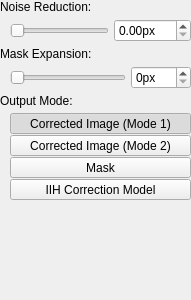
<?xml version="1.0" encoding="UTF-8"?>
<ui version="4.0">
 <class>FilterWidget</class>
 <widget class="QWidget" name="FilterWidget">
  <property name="geometry">
   <rect>
    <x>0</x>
    <y>0</y>
    <width>191</width>
    <height>300</height>
   </rect>
  </property>
  <property name="windowTitle">
   <string>Form</string>
  </property>
  <layout class="QVBoxLayout" name="verticalLayout" stretch="0,1">
   <property name="spacing">
    <number>0</number>
   </property>
   <property name="leftMargin">
    <number>0</number>
   </property>
   <property name="topMargin">
    <number>0</number>
   </property>
   <property name="rightMargin">
    <number>0</number>
   </property>
   <property name="bottomMargin">
    <number>0</number>
   </property>
   <item>
    <layout class="QVBoxLayout" name="verticalLayout_6">
     <property name="spacing">
      <number>5</number>
     </property>
     <item>
      <widget class="QLabel" name="label_2">
       <property name="text">
        <string>Noise Reduction:</string>
       </property>
      </widget>
     </item>
     <item>
      <layout class="QHBoxLayout" name="horizontalLayout_3">
       <property name="spacing">
        <number>5</number>
       </property>
       <property name="leftMargin">
        <number>10</number>
       </property>
       <item>
        <widget class="QSlider" name="mSliderNoiseReduction">
         <property name="maximum">
          <number>10000</number>
         </property>
         <property name="orientation">
          <enum>Qt::Horizontal</enum>
         </property>
        </widget>
       </item>
       <item>
        <widget class="QDoubleSpinBox" name="mSpinNoiseReduction">
         <property name="suffix">
          <string>px</string>
         </property>
         <property name="maximum">
          <double>100.000000000000000</double>
         </property>
        </widget>
       </item>
      </layout>
     </item>
     <item>
      <widget class="QLabel" name="label_4">
       <property name="text">
        <string>Mask Expansion:</string>
       </property>
      </widget>
     </item>
     <item>
      <layout class="QHBoxLayout" name="horizontalLayout_4">
       <property name="spacing">
        <number>5</number>
       </property>
       <property name="leftMargin">
        <number>10</number>
       </property>
       <item>
        <widget class="QSlider" name="mSliderMaskExpansion">
         <property name="maximum">
          <number>100</number>
         </property>
         <property name="orientation">
          <enum>Qt::Horizontal</enum>
         </property>
        </widget>
       </item>
       <item>
        <widget class="QSpinBox" name="mSpinMaskExpansion">
         <property name="suffix">
          <string>px</string>
         </property>
         <property name="maximum">
          <number>100</number>
         </property>
        </widget>
       </item>
      </layout>
     </item>
     <item>
      <widget class="QLabel" name="label_3">
       <property name="text">
        <string>Output Mode:</string>
       </property>
      </widget>
     </item>
     <item>
      <layout class="QVBoxLayout" name="verticalLayout_2">
       <property name="spacing">
        <number>1</number>
       </property>
       <property name="leftMargin">
        <number>10</number>
       </property>
       <item>
        <widget class="QToolButton" name="mButtonOutputModeCorrectedImageMode1">
         <property name="sizePolicy">
          <sizepolicy hsizetype="Preferred" vsizetype="Preferred">
           <horstretch>0</horstretch>
           <verstretch>0</verstretch>
          </sizepolicy>
         </property>
         <property name="text">
          <string>Corrected Image (Mode 1)</string>
         </property>
         <property name="checkable">
          <bool>true</bool>
         </property>
         <property name="checked">
          <bool>true</bool>
         </property>
         <property name="autoExclusive">
          <bool>true</bool>
         </property>
         <property name="class" stdset="0">
          <string>cFlatOptionButton</string>
         </property>
         <attribute name="buttonGroup">
          <string notr="true">buttonGroup</string>
         </attribute>
        </widget>
       </item>
       <item>
        <widget class="QToolButton" name="mButtonOutputModeCorrectedImageMode2">
         <property name="sizePolicy">
          <sizepolicy hsizetype="Preferred" vsizetype="Preferred">
           <horstretch>0</horstretch>
           <verstretch>0</verstretch>
          </sizepolicy>
         </property>
         <property name="text">
          <string>Corrected Image (Mode 2)</string>
         </property>
         <property name="checkable">
          <bool>true</bool>
         </property>
         <property name="checked">
          <bool>false</bool>
         </property>
         <property name="autoExclusive">
          <bool>true</bool>
         </property>
         <property name="class" stdset="0">
          <string>cFlatOptionButton</string>
         </property>
         <attribute name="buttonGroup">
          <string notr="true">buttonGroup</string>
         </attribute>
        </widget>
       </item>
       <item>
        <widget class="QToolButton" name="mButtonOutputModeMask">
         <property name="sizePolicy">
          <sizepolicy hsizetype="Preferred" vsizetype="Preferred">
           <horstretch>0</horstretch>
           <verstretch>0</verstretch>
          </sizepolicy>
         </property>
         <property name="text">
          <string>Mask</string>
         </property>
         <property name="checkable">
          <bool>true</bool>
         </property>
         <property name="autoExclusive">
          <bool>true</bool>
         </property>
         <property name="class" stdset="0">
          <string>cFlatOptionButton</string>
         </property>
         <attribute name="buttonGroup">
          <string notr="true">buttonGroup</string>
         </attribute>
        </widget>
       </item>
       <item>
        <widget class="QToolButton" name="mButtonOutputModeIIHCorrectionModel">
         <property name="sizePolicy">
          <sizepolicy hsizetype="Preferred" vsizetype="Preferred">
           <horstretch>0</horstretch>
           <verstretch>0</verstretch>
          </sizepolicy>
         </property>
         <property name="text">
          <string>IIH Correction Model</string>
         </property>
         <property name="checkable">
          <bool>true</bool>
         </property>
         <property name="autoExclusive">
          <bool>true</bool>
         </property>
         <property name="class" stdset="0">
          <string>cFlatOptionButton</string>
         </property>
         <attribute name="buttonGroup">
          <string notr="true">buttonGroup</string>
         </attribute>
        </widget>
       </item>
      </layout>
     </item>
    </layout>
   </item>
   <item>
    <spacer name="verticalSpacer">
     <property name="orientation">
      <enum>Qt::Vertical</enum>
     </property>
     <property name="sizeHint" stdset="0">
      <size>
       <width>0</width>
       <height>0</height>
      </size>
     </property>
    </spacer>
   </item>
  </layout>
 </widget>
 <resources/>
 <connections/>
 <buttongroups>
  <buttongroup name="buttonGroup"/>
 </buttongroups>
</ui>
